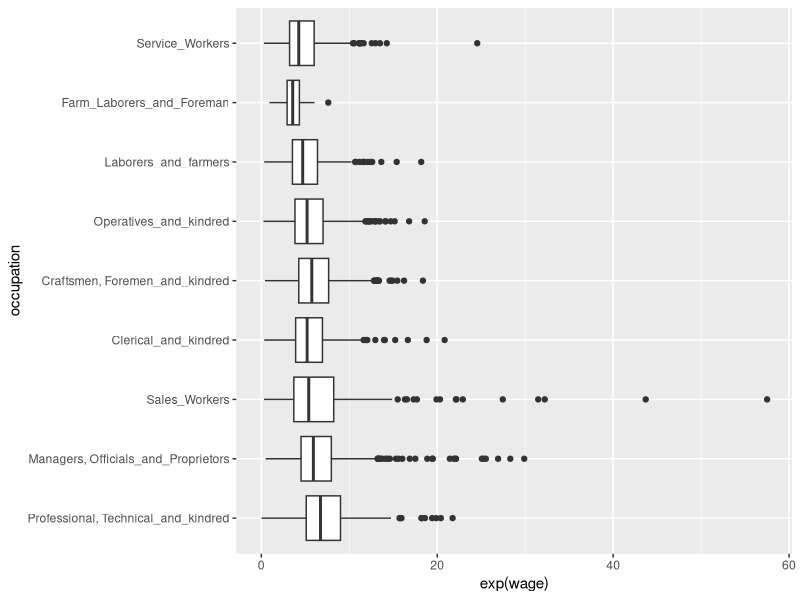
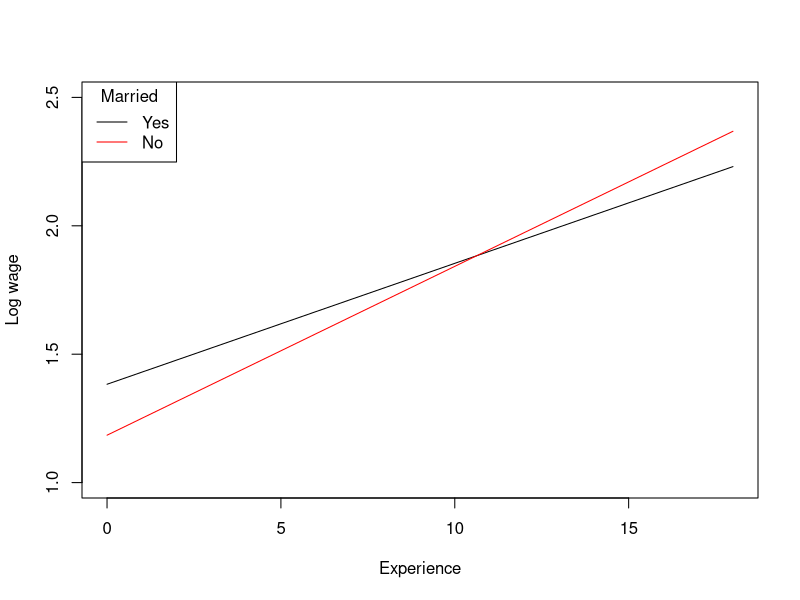

Source code (R) for these figures, in order:
library(lme4)
library(arm)
library(plm)
library(effects)
library(ggplot2)

data(Males)
str(Males)
summary(Males)
View(Males)

ggplot(Males, aes(y = exp(wage))) + geom_boxplot(aes(x=occupation)) + coord_flip()


p1 <- plm(wage ~  exper + married, data = Males, index = c('nr', 'year'))
summary(p1)

p2 <- plm(wage ~  married, data = Males, index = c('nr', 'year'), effect = 'twoways', model = 'random')
summary(p2)
exp(.061)

l1 <- lmer(wage ~ married + school + union + exper*married + (1+exper|nr) + (1|year), data = Males )
summary(l1)

#plot(Effect(c('exper','married'), l1, se=FALSE), confint=FALSE)
# Very slow!
# So do it 'by hand' using predict

plot(0:18, predict(l1, newdata=data.frame(married='yes', school=11.8, union='no', exper=0:18, nr=5262, year=1984), 
                   allow.new.levels=TRUE), type='l', ylab='Log wage', xlab='Experience', ylim=c(1,2.5))
lines(0:18, predict(l1, newdata=data.frame(married='no', school=11.8, union='no', exper=0:18, nr=5262, year=1984), 
                   allow.new.levels=TRUE), type='l', col='red')
legend('topleft', col=c('black','red'), lty=1, legend=c('Yes','No'), title='Married')


Males.com <- Males[complete.cases(Males), ]
l1 <- lm(wage ~ married, data = Males.com)
s1 <- step(l1, scope = ~ married + school + exper + union + ethn + industry + occupation + residence, direction='forward')

s1
summary(s1)

pfinal <- plm(wage ~ married + school + exper + union + ethn + industry + occupation + residence, data = Males, index = c('nr', 'year'), model = 'random')
summary(pfinal)
